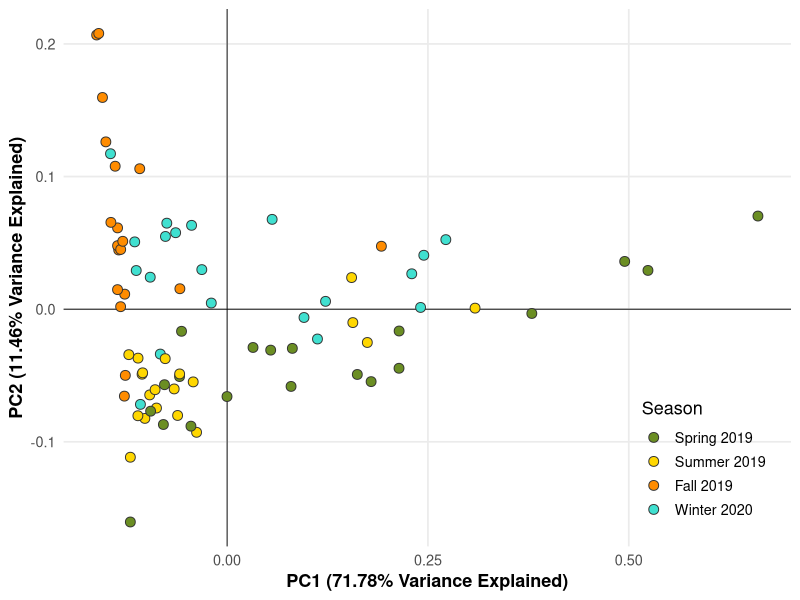
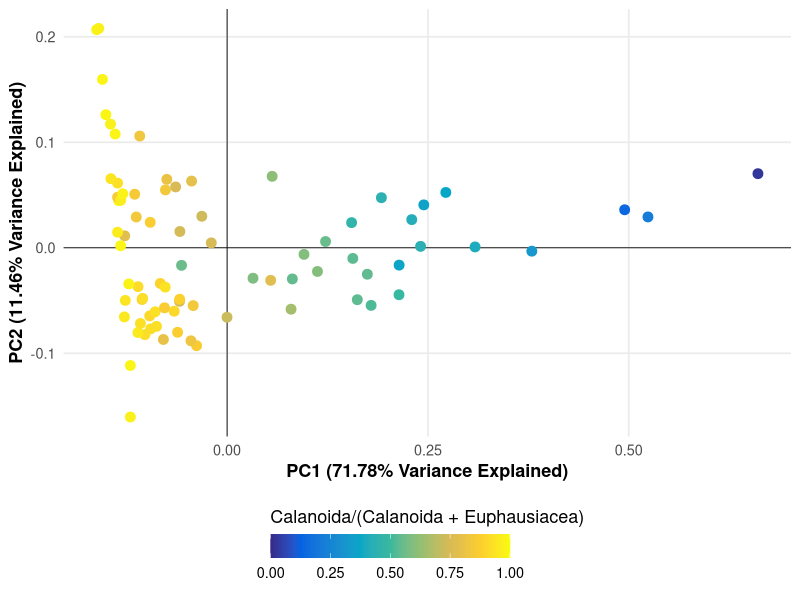

R code for these plots, in order:
# 03_pca.R
# R port of 03_pca.m (manuscript figures only). PCA of the cleaned CO1 ASV
# relative abundance table.
#
# Figures produced:
#   figures/PCA_OTU_ColorBy_Season2_R.png          -> S3 Fig (PCA by season)
#   figures/PCA_OTU_ColorBy_CalanoidaRatio2_R.png  -> Fig 4  (PCA by Calanoida:Euphausiacea ratio)
#
# PCA matches MATLAB pca(): columns centered, not scaled (prcomp center = TRUE,
# scale. = FALSE). Principal component signs are arbitrary and may be mirrored
# relative to the MATLAB figure; the variance explained and the sample grouping
# are identical. (03_pca.m also produces additional exploratory PCA plots that
# are not in the manuscript.)
#
# Inputs (data/): RelabundCO1_aligned_clean.csv, Metadata_aligned.csv,
#                 TaxonomyTraits_aligned_clean.csv
#
# Run from the repository root (the folder containing data/ and figures/).
# Required packages: ggplot2

library(ggplot2)
stopifnot(dir.exists("data"))
dir.create("figures", showWarnings = FALSE)

otu      <- read.csv("data/RelabundCO1_aligned_clean.csv", check.names = FALSE)
metadata <- read.csv("data/Metadata_aligned.csv", check.names = FALSE)
taxtrait <- read.csv("data/TaxonomyTraits_aligned_clean.csv", check.names = FALSE)

metadata$SampleID <- as.character(metadata$SampleID)
sample_cols <- setdiff(names(otu), "ASV")
metadata <- metadata[match(sample_cols, metadata$SampleID), , drop = FALSE]

otu_mat <- as.matrix(otu[, sample_cols])          # ASVs x samples
rownames(otu_mat) <- as.character(otu$ASV)

# ----- PCA (samples as observations) -----
pc <- prcomp(t(otu_mat), center = TRUE, scale. = FALSE)
explained <- 100 * pc$sdev^2 / sum(pc$sdev^2)
message(sprintf("PC1 %.2f%%  PC2 %.2f%%  PC3 %.2f%%", explained[1], explained[2], explained[3]))

scores <- data.frame(
  SampleID = sample_cols,
  PC1 = pc$x[, 1], PC2 = pc$x[, 2], PC3 = pc$x[, 3],
  Season = factor(metadata$Season,
                  levels = c("Spring 2019", "Summer 2019", "Fall 2019", "Winter 2020")),
  row.names = NULL
)

# ----- Calanoida : Euphausiacea ratio -----
asv_order <- setNames(as.character(taxtrait$Order), as.character(taxtrait$ASV))
cal_asv <- names(asv_order)[asv_order == "Calanoida"]
eup_asv <- names(asv_order)[asv_order == "Euphausiacea"]
cal_asv <- intersect(cal_asv, rownames(otu_mat))
eup_asv <- intersect(eup_asv, rownames(otu_mat))
message(sprintf("Matched %d Calanoida and %d Euphausiacea ASVs", length(cal_asv), length(eup_asv)))

sum_cal <- colSums(otu_mat[cal_asv, , drop = FALSE])
sum_eup <- colSums(otu_mat[eup_asv, , drop = FALSE])
denom <- sum_cal + sum_eup
scores$CalanoidaRatio <- ifelse(denom == 0, NA_real_, sum_cal / denom)

season_cols <- c("Spring 2019" = rgb(107, 142, 35, maxColorValue = 255),
                 "Summer 2019" = rgb(255, 215,  0, maxColorValue = 255),
                 "Fall 2019"   = rgb(255, 140,  0, maxColorValue = 255),
                 "Winter 2020" = rgb( 64, 224, 208, maxColorValue = 255))

parula <- c("#352a87", "#0363e1", "#1485d4", "#06a7c6", "#38b99e",
            "#92bf73", "#d9ba56", "#fcce2e", "#f9fb0e")

xlab <- sprintf("PC1 (%.2f%% Variance Explained)", explained[1])
ylab <- sprintf("PC2 (%.2f%% Variance Explained)", explained[2])

# ----- S3 Fig: PCA colored by season -----
g_season <- ggplot(scores, aes(PC1, PC2, fill = Season)) +
  geom_hline(yintercept = 0, linewidth = 0.3) +
  geom_vline(xintercept = 0, linewidth = 0.3) +
  geom_point(shape = 21, size = 3, colour = "grey20") +
  scale_fill_manual(values = season_cols) +
  labs(x = xlab, y = ylab) +
  theme_minimal(base_size = 13) +
  theme(panel.grid.minor = element_blank(),
        axis.title = element_text(face = "bold"),
        legend.position = c(0.88, 0.16))
ggsave("figures/PCA_OTU_ColorBy_Season2_R.png", g_season, width = 8, height = 6, dpi = 300)

# ----- Fig 4: PCA colored by Calanoida:Euphausiacea ratio -----
g_ratio <- ggplot(scores, aes(PC1, PC2, colour = CalanoidaRatio)) +
  geom_hline(yintercept = 0, linewidth = 0.3) +
  geom_vline(xintercept = 0, linewidth = 0.3) +
  geom_point(size = 3) +
  scale_colour_gradientn(colours = parula, limits = c(0, 1),
                         name = "Calanoida/(Calanoida + Euphausiacea)",
                         guide = guide_colourbar(title.position = "top", barwidth = 12)) +
  labs(x = xlab, y = ylab) +
  theme_minimal(base_size = 13) +
  theme(panel.grid.minor = element_blank(),
        axis.title = element_text(face = "bold"),
        legend.position = "bottom")
ggsave("figures/PCA_OTU_ColorBy_CalanoidaRatio2_R.png", g_ratio, width = 8, height = 6.5, dpi = 300)

message("Saved figures/PCA_OTU_ColorBy_Season2_R.png and figures/PCA_OTU_ColorBy_CalanoidaRatio2_R.png")
